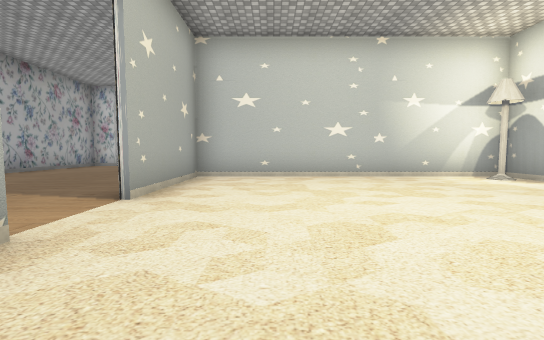
View 1 (above)

17 first-person views from a walk through a scene from a Unity 3-D project. The camera is 1.2 m above the floor, tilts 4° down and sees 90° across. Doors are open. The floor is counted in squares, 2 m on a side. Each view is taken from the middle of a square. On the plan, view 1 faces up. The plan holds only what a view shows up to about 9 squares ahead; the rest is blank. The place goes on beyond the plan. The player is left out. Some surface patterns are stand-ins.

View 2
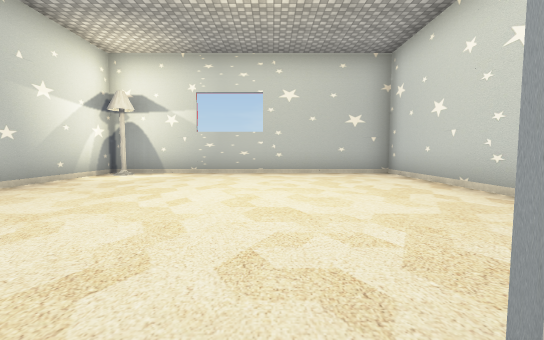

View 3
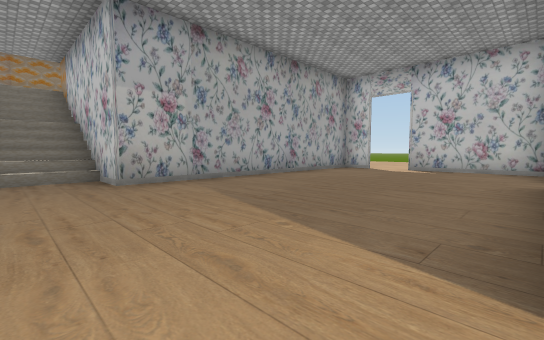

View 4
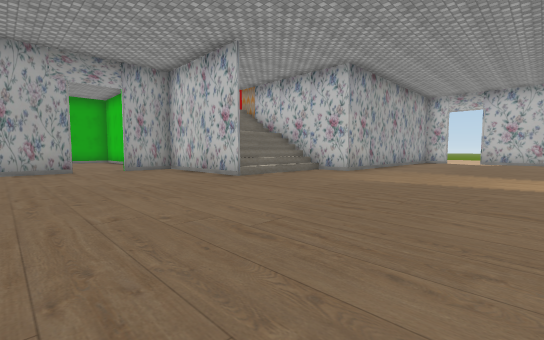

View 5
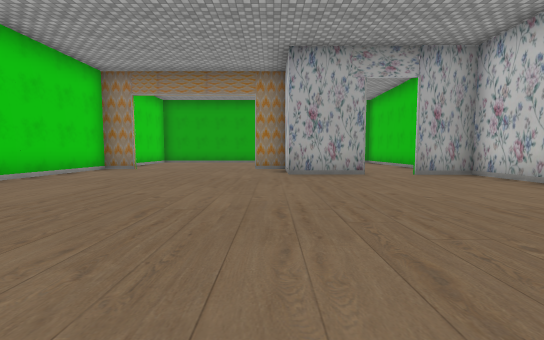

View 6
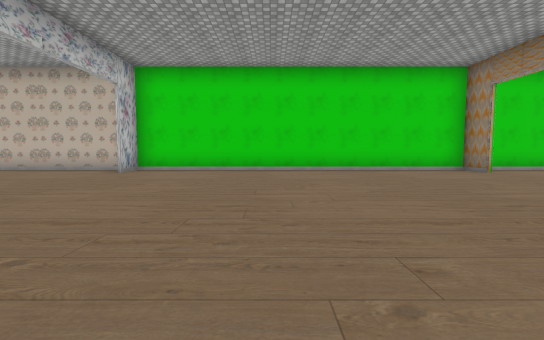

View 7
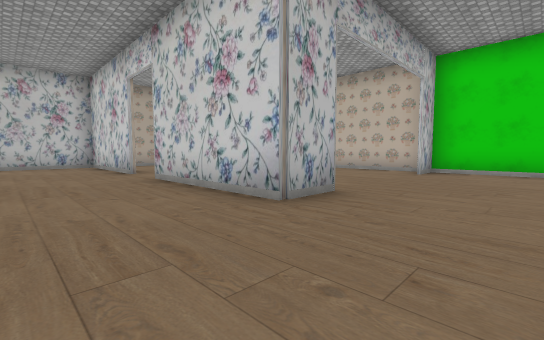

View 8
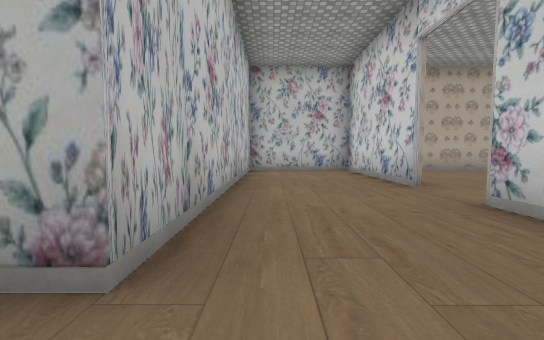

View 9
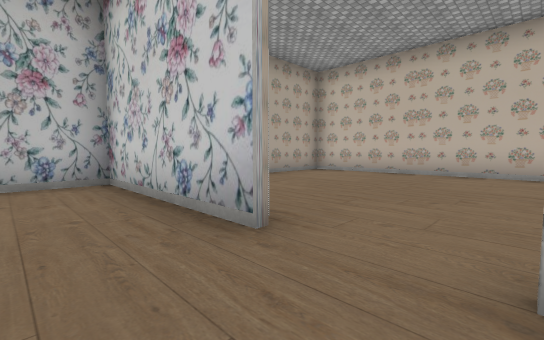

View 10
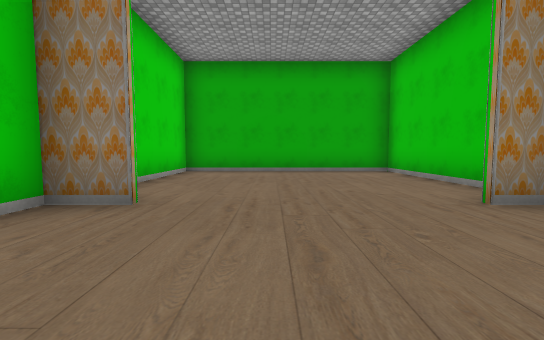

View 11
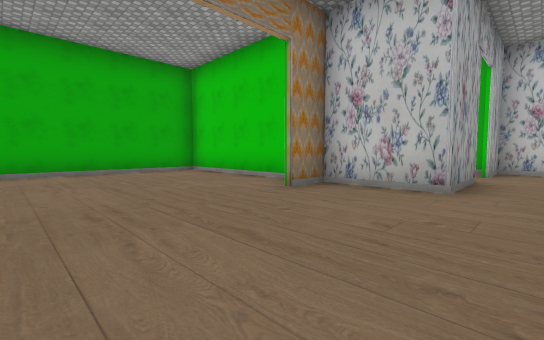

View 12
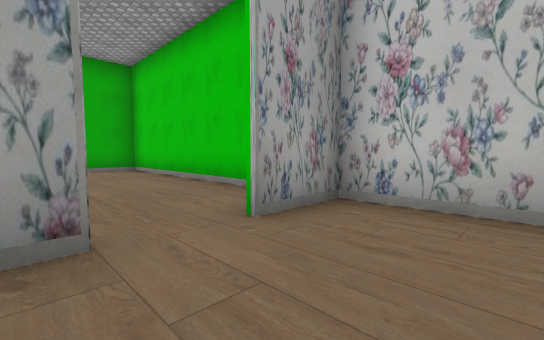

View 13
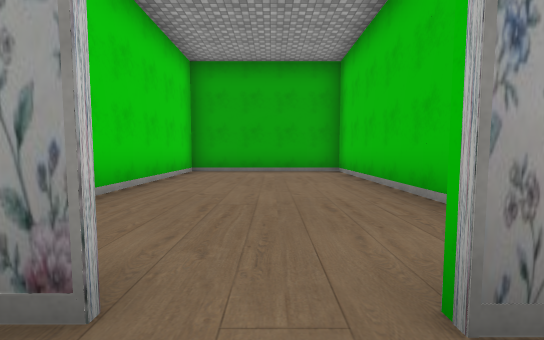

View 14
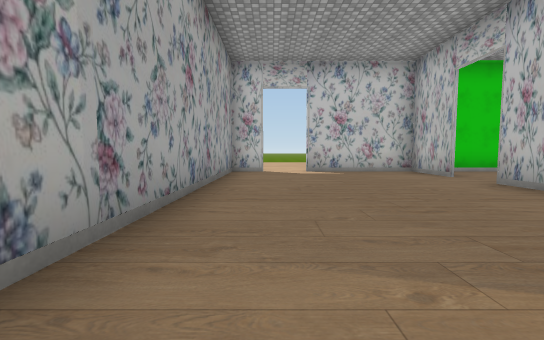

View 15
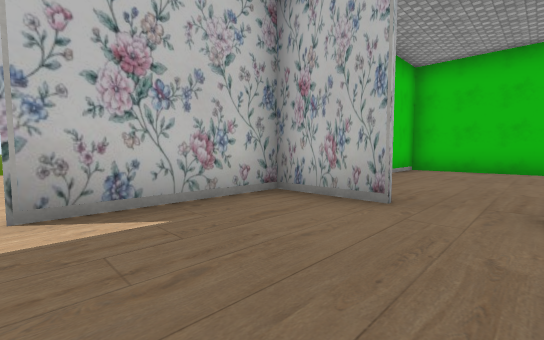

View 16
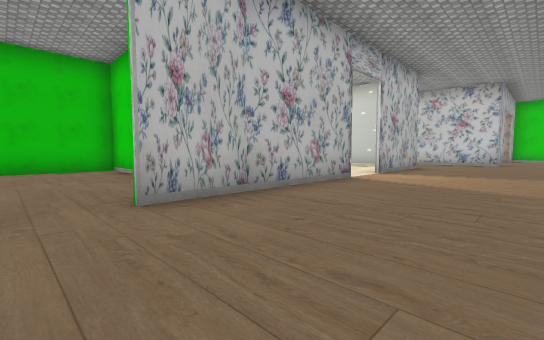

View 17
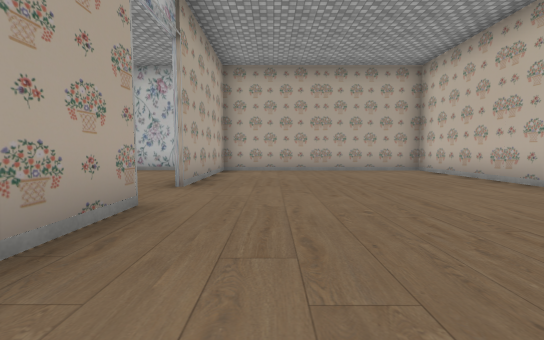

### Floor plan
Points are (right, up) in squares from view 1. A wall is a line through its corners. A room is listed if a view was taken in it or the views show most of it. See-through windows are left out.
Room 1 (view 1)
walls: (4.5, 6.3) (-1.7, 6.3) (-1.7, 3.2); (1.5, -1.2) (5.5, -1.2); (5.4, -1) (5.4, 5.5)
ways out: opening at (-2, 2.5) to room 2
objects: lamp (5, 6)
Room 2 (views 2, 3, 4, 5, 6, 7, 8, 9, 10, 11, 12, 13, 14, 15, 16, 17)
walls: (-3.8, -5.6) (-3.8, -4.4) (0, -4.4); (-8.1, 0.1) (-11.9, 0.1) (-11.9, -1.4); (0, -4.5) (-1.6, -4.5); (-11.9, -2.6) (-11.9, -4.5) (-14, -4.5); (-3.5, -10.5) (5.4, -10.5) (5.4, -1); (1.5, -4.4) (5.5, -4.4); (-1.9, 3.2) (-1.9, 8); (-15, -4.5) (-19, -4.5) (-19, -10.5) (-3.8, -10.5) (-3.8, -9.5); (-14, -9.5) (-14, -10.6); (5.4, -4.5) (1.5, -4.5); (5.4, -1.3) (-1.9, -1.3) (-1.9, 1.9); (-1.9, 9.1) (-1.9, 11) (-5, 11); (-6.2, 11) (-7.2, 11) (-7.2, 3.4) (-9.2, 3.4)
ways out: opening at (-2, 2.5) to room 1; open door at (-12, -2) to room 3; open door at (-2, 8.5) to room 4; open door at (-5.5, 11)
Room 3 (no view inside)
walls: (-12.1, 0.1) (-19, 0.1) (-19, -4.4) (-14.5, -4.4)
ways out: open door at (-12, -2) to room 2
Room 4 (no view inside)
walls: (0.6, 11) (-0.8, 11); (2.6, 6.5) (4.3, 6.5) (4.3, 11) (2.6, 11)
ways out: open door at (-2, 8.5) to room 2

Positions as (right, up) in squares from view 1, and headings:
1: (0, 0), facing up
2: (-2, 2), facing right
3: (-2, 2), facing up-left
4: (-3, -4), facing up-left
5: (-5, -5), facing left
6: (-8, -2), facing down
7: (-6, -2), facing down-right
8: (-3, -2), facing right
9: (0, -3), facing down-right
10: (-11, -8), facing left
11: (-11, -9), facing up-left
12: (-10, -3), facing up-left
13: (-11, -2), facing left
14: (-6, 3), facing up
15: (-5, 8), facing up-right
16: (-5, 9), facing down-right
17: (-3, -6), facing right
